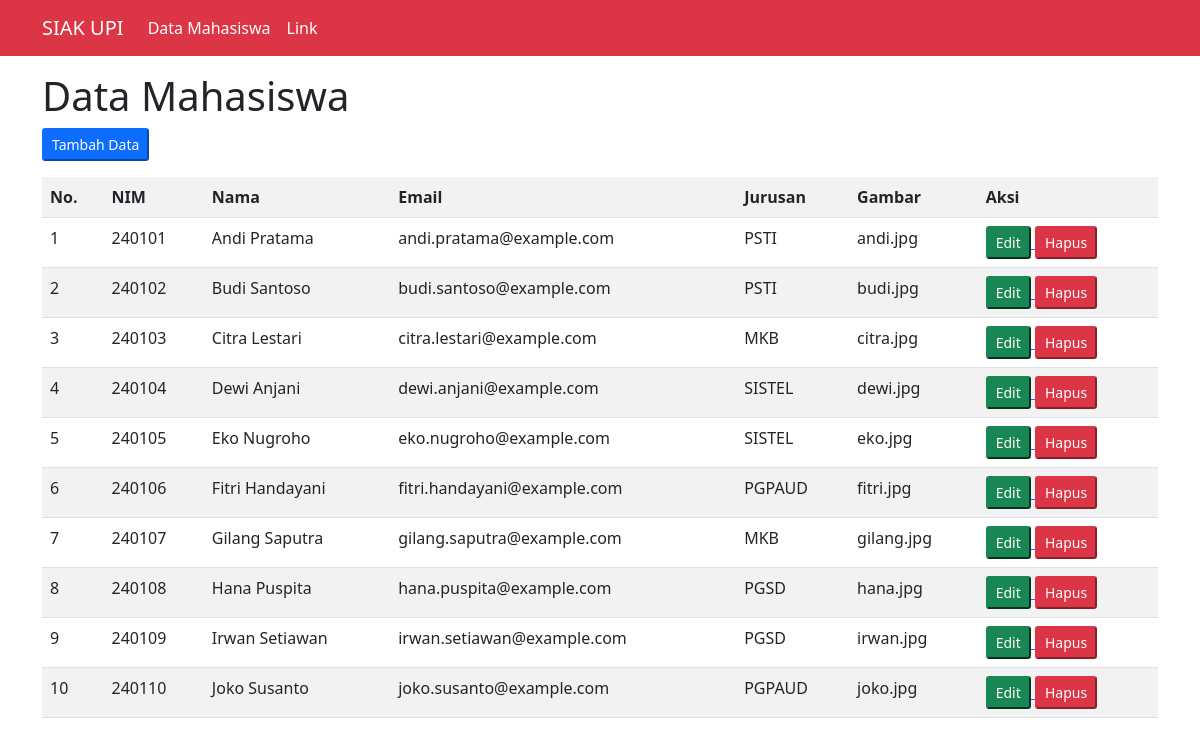
The page / on the database its author committed.
### tables this page shows
CREATE TABLE `mahasiswa` (
  `id` int(11) NOT NULL,
  `nim` varchar(100) NOT NULL,
  `nama` varchar(100) NOT NULL,
  `email` varchar(100) NOT NULL,
  `jurusan` varchar(100) NOT NULL,
  `gambar` varchar(100) NOT NULL
);

### function.php (called while the page is built, shortened)
<?php
$conn = mysqli_connect("localhost", "root", "", "siak_upi");
function query($query) {
 global $conn;
 $result = mysqli_query($conn, $query);
 $rows = [];
 while( $row = mysqli_fetch_assoc($result) ) {
     $rows[] = $row;
 }
 return $rows;
}
?>

### index.php (the view, shortened to what this page needs)
<?php
    require("function.php");
    $query = query("SELECT * FROM mahasiswa");
    $mahasiswa = $query;
?>
<!DOCTYPE html>
<html lang="en">
<head>
    <link href="https://cdn.jsdelivr.net/npm/bootstrap@5.0.2/dist/css/bootstrap.min.css" rel="stylesheet">
</head>
<body>
    <nav class="navbar navbar-expand-lg navbar-light white bg-danger">
        <div class="container">
            <a class="navbar-brand text-white" href="#">SIAK UPI</a>
            <div class="collapse navbar-collapse" id="navbarSupportedContent">
            <ul class="navbar-nav me-auto mb-2 mb-lg-0">
                <li class="nav-item">
                <a class="nav-link active text-white" aria-current="page" href="#">Data Mahasiswa</a>
                </li>
                <li class="nav-item">
                <a class="nav-link text-white" href="#">Link</a>
                </li>
            </ul>
            </div>
        </div>
    </nav>
    <section class="p-3">
        <div class="container">
            <h1>Data Mahasiswa</h1>
             <a href="tambah_data.php">
                <button class="mb-3 btn-sm btn-primary">Tambah Data</button>
            </a>
            <table class="table table-striped table-hover">
                <tr>
                    <th>No.</th>
                    <th>NIM</th>
                    <th>Nama</th>
                    <th>Email</th>
                    <th>Jurusan</th>
                    <th>Gambar</th>
                    <th>Aksi</th>
                </tr>
                <?php $no=1; ?>
                <?php foreach($mahasiswa as $mhs): ?>
                <tr>
                    <td> <?= $no; ?> </td>
                    <td> <?= $mhs['nim'] ?> </td>
                    <td> <?= $mhs['nama'] ?> </td>
                    <td> <?= $mhs['email'] ?> </td>
                    <td> <?= $mhs['jurusan'] ?> </td>
                    <td> <?= $mhs['gambar'] ?> </td>
                    <td>
                        <a href="ubah_data.php?id=<?= $mhs['id'] ?>&nim=<?= $mhs['nim'] ?>&nama=<?= $mhs['nama'] ?>&email=<?= $mhs['email'] ?>&jurusan=<?= $mhs['jurusan'] ?>&gambar=<?= $mhs['gambar'] ?>">
                            <button class="btn-sm btn-success">Edit</button>
                        </a>
                        <a href="hapus_data.php?id=<?= $mhs['id'] ?>">
                            <button class="btn-sm btn-danger">Hapus</button>
                        </a>
                    </td>
                </tr>
                <?php $no++; ?>
                <?php endforeach; ?>
            </table>
        </div>
    </section>
</body>
</html>

### rows shown on the page
mahasiswa: nim "240101", nama "Andi Pratama", email "andi.pratama@example.com", jurusan "PSTI", gambar "andi.jpg"
mahasiswa: nim "240102", nama "Budi Santoso", email "budi.santoso@example.com", jurusan "PSTI", gambar "budi.jpg"
mahasiswa: nim "240103", nama "Citra Lestari", email "citra.lestari@example.com", jurusan "MKB", gambar "citra.jpg"
mahasiswa: nim "240104", nama "Dewi Anjani", email "dewi.anjani@example.com", jurusan "SISTEL", gambar "dewi.jpg"
mahasiswa: nim "240105", nama "Eko Nugroho", email "eko.nugroho@example.com", jurusan "SISTEL", gambar "eko.jpg"
mahasiswa: nim "240106", nama "Fitri Handayani", email "fitri.handayani@example.com", jurusan "PGPAUD", gambar "fitri.jpg"
mahasiswa: nim "240107", nama "Gilang Saputra", email "gilang.saputra@example.com", jurusan "MKB", gambar "gilang.jpg"
mahasiswa: nim "240108", nama "Hana Puspita", email "hana.puspita@example.com", jurusan "PGSD", gambar "hana.jpg"
mahasiswa: nim "240109", nama "Irwan Setiawan", email "irwan.setiawan@example.com", jurusan "PGSD", gambar "irwan.jpg"
mahasiswa: nim "240110", nama "Joko Susanto", email "joko.susanto@example.com", jurusan "PGPAUD", gambar "joko.jpg"
